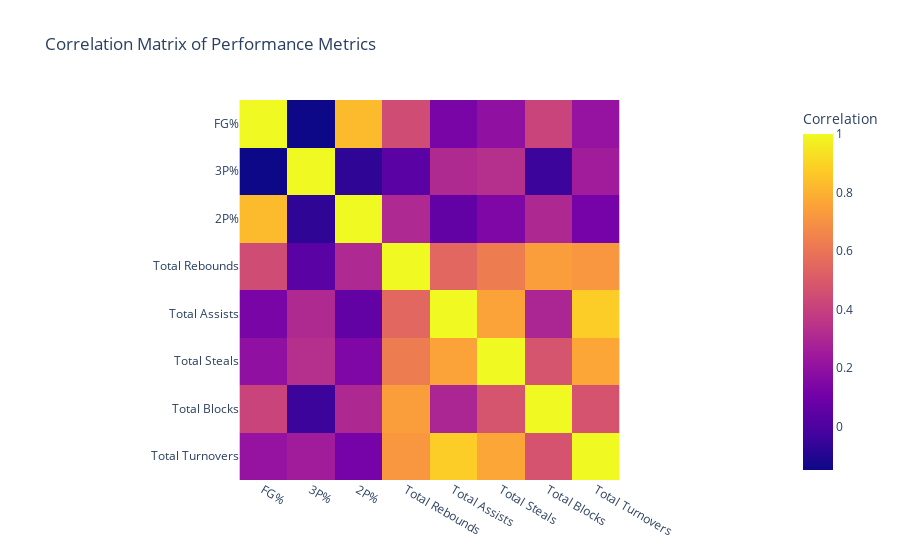

This figure's notebook cell:
### Code cell
# Calculate correlation matrix
correlation_matrix = SS[['pctFG', 'pctFG3', 'pctFG2', 'trbTotals', 'astTotals', 'stlTotals', 'blkTotals', 'tovTotals']].corr()

fig = px.imshow(correlation_matrix, 
                title='Correlation Matrix of Performance Metrics',
                labels={'color': 'Correlation'},
                x=['FG%', '3P%', '2P%', 'Total Rebounds', 'Total Assists', 'Total Steals', 'Total Blocks', 'Total Turnovers'],
                y=['FG%', '3P%', '2P%', 'Total Rebounds', 'Total Assists', 'Total Steals', 'Total Blocks', 'Total Turnovers'])
fig.show()

### Figure 1 — Plotly figure (JSON) as saved in the notebook; plotly's stock layout.template omitted (floating-point values rounded to 4 significant figures)
{"data": [{"coloraxis": "coloraxis", "hovertemplate": "x: %{x}<br>y: %{y}<br>Correlation: %{z}<extra></extra>", "name": "0", "type": "heatmap", "x": ["FG%", "3P%", "2P%", "Total Rebounds", "Total Assists", "Total Steals", "Total Blocks", "Total Turnovers"], "xaxis": "x", "y": ["FG%", "3P%", "2P%", "Total Rebounds", "Total Assists", "Total Steals", "Total Blocks", "Total Turnovers"], "yaxis": "y", "z": [[1, -0.1486, 0.8291, 0.4452, 0.1318, 0.1943, 0.4122, 0.213], [-0.1486, 1, -0.07291, 0.03582, 0.3091, 0.3317, -0.04424, 0.2547], [0.8291, -0.07291, 1, 0.3041, 0.05947, 0.1439, 0.3008, 0.1167], [0.4452, 0.03582, 0.3041, 1, 0.5492, 0.6284, 0.738, 0.7196], [0.1318, 0.3091, 0.05947, 0.5492, 1, 0.7561, 0.2934, 0.8799], [0.1943, 0.3317, 0.1439, 0.6284, 0.7561, 1, 0.4757, 0.7641], [0.4122, -0.04424, 0.3008, 0.738, 0.2934, 0.4757, 1, 0.4741], [0.213, 0.2547, 0.1167, 0.7196, 0.8799, 0.7641, 0.4741, 1]]}], "layout": {"coloraxis": {"colorbar": {"title": {"text": "Correlation"}}, "colorscale": [[0, "#0d0887"], [0.1111, "#46039f"], [0.2222, "#7201a8"], [0.3333, "#9c179e"], [0.4444, "#bd3786"], [0.5556, "#d8576b"], [0.6667, "#ed7953"], [0.7778, "#fb9f3a"], [0.8889, "#fdca26"], [1, "#f0f921"]]}, "title": {"text": "Correlation Matrix of Performance Metrics"}, "xaxis": {"anchor": "y", "constrain": "domain", "domain": [0, 1], "scaleanchor": "y"}, "yaxis": {"anchor": "x", "autorange": "reversed", "constrain": "domain", "domain": [0, 1]}}}
